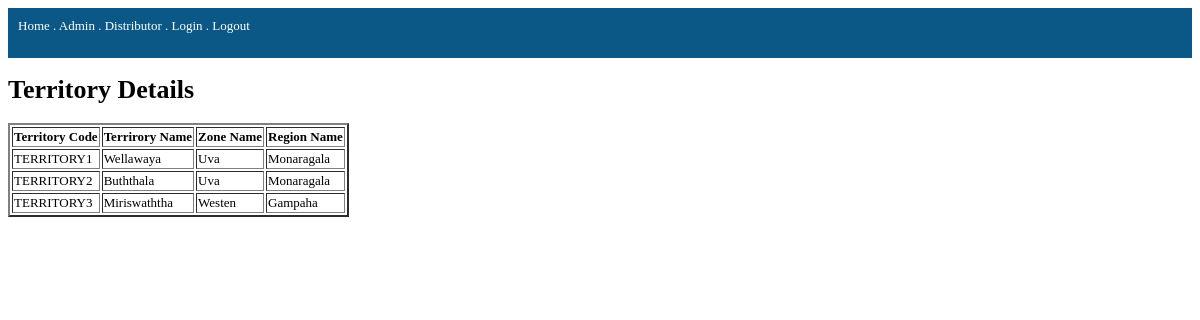
/territory_view.php, run on the app's committed database.
### tables this page shows
CREATE TABLE `territory` (
  `territory_code` int(11) NOT NULL,
  `territory_name` varchar(255) NOT NULL,
  `zone_code` int(11) NOT NULL,
  `region_code` int(11) NOT NULL,
  `code` varchar(255) NOT NULL
);

CREATE TABLE `zone` (
  `zone_code` int(255) NOT NULL,
  `zone_long_description` varchar(255) NOT NULL,
  `short_description` varchar(255) NOT NULL,
  `zcode` varchar(255) NOT NULL
);

CREATE TABLE `region` (
  `region_code` int(11) NOT NULL,
  `region_name` varchar(255) NOT NULL,
  `zone_code` int(11) NOT NULL,
  `rcode` varchar(255) NOT NULL
);

### territory_view.php (the view, shortened to what this page needs)
<?php
$connection=mysqli_connect("localhost","root","","testlinux");
include 'header.php';
?>
    <h1>Territory Details</h1>
    <table border="2">
        <thead>
            <tr>
                <th>Territory Code</th>
                <th>Terrirory Name</th>
                <th>Zone Name</th>
                <th>Region Name</th>
            </tr>
        </thead>
        <tbody>
            <?php
                $table = mysqli_query($connection,"SELECT * FROM territory INNER JOIN region ON territory.region_code=region.region_code
                INNER JOIN zone ON territory.zone_code=zone.zone_code");
                while($row = mysqli_fetch_array($table)){ ?>
                    <tr id="<?php echo $row['code']; ?>">
                        <td><?php echo $row['code'] ?></td>
                        <td><?php echo $row['territory_name'] ?></td>
                        <td><?php echo $row['zone_long_description'] ?></td>
                        <td><?php echo $row['region_name'] ?></td>
                    </tr>
            <?php    }
            ?>
        </tbody>
    </table>
<?php include 'footer.php' ?>

### header.php (shortened to what this page needs)
<!DOCTYPE html>
<html lang="en">
<head>
</head>
<body>
    <header><a href="index.php">Home</a> . <a href="admin.php">Admin</a> . <a href="distributor.php">Distributor</a> . <a href="login.php">Login</a> . <a href="logout.php">Logout</a></header>

### header.php (style rules this page uses)
body { font-family: verdana; font-size: 13px; }
header { height: 30px; padding: 10px; background-color: #0b5886; color: white; }
header a { color: white; text-decoration: none; }

### data on the page
territory: code "TERRITORY1", territory_name "Wellawaya", zone_code.zone_long_description "Uva", region_code.region_name "Monaragala"
territory: code "TERRITORY2", territory_name "Buththala", zone_code.zone_long_description "Uva", region_code.region_name "Monaragala"
territory: code "TERRITORY3", territory_name "Miriswaththa", zone_code.zone_long_description "Westen", region_code.region_name "Gampaha"
